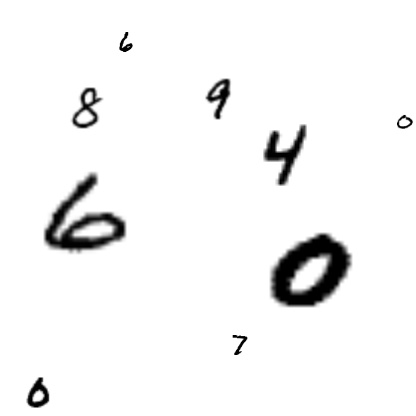
#> input picture mnist/mnist_test/000002.jpg, 416 x 416 px
$ python color_kmeans.py --image ../mnist/mnist_test/000002.jpg --output out.png --clusters 3
#> lines starting #> are read from the running program, lines starting #| are printed output that depends on the picture
### cutframes/utils.py
# import the necessary packages
import numpy as np
import cv2

def centroid_histogram(clt):
	# grab the number of different clusters and create a histogram
	# based on the number of pixels assigned to each cluster
	numLabels = np.arange(0, len(np.unique(clt.labels_)) + 1)
	(hist, _) = np.histogram(clt.labels_, bins = numLabels)

	# normalize the histogram, such that it sums to one
	hist = hist.astype("float")
	hist /= hist.sum()

	# return the histogram
	return hist

def plot_colors(hist, centroids):
	# initialize the bar chart representing the relative frequency
	# of each of the colors
	bar = np.zeros((50, 300, 3), dtype = "uint8")
	startX = 0

	# loop over the percentage of each cluster and the color of
	# each cluster
	for (percent, color) in zip(hist, centroids):
		# plot the relative percentage of each cluster
		endX = startX + (percent * 300)
		cv2.rectangle(bar, (int(startX), 0), (int(endX), 50),
			color.astype("uint8").tolist(), -1)
		startX = endX

	# return the bar chart
	return bar

### cutframes/color_kmeans.py
# USAGE
# python color_kmeans.py --image images/jp.png --clusters 3

# import the necessary packages
from sklearn.cluster import KMeans
import matplotlib.pyplot as plt
import argparse
import utils
import cv2

# construct the argument parser and parse the arguments
ap = argparse.ArgumentParser()
ap.add_argument("-i", "--image", required = True, help = "Path to the image")
ap.add_argument("-o", "--output", required = True, help = "Path to the output image")
ap.add_argument("-c", "--clusters", required = True, type = int,
	help = "# of clusters")
args = vars(ap.parse_args())

# load the image and convert it from BGR to RGB so that
# we can dispaly it with matplotlib
image = cv2.imread(args["image"])
#> image is the input picture: shape (416, 416, 3); min 0, max 255, mean 243.9
image = cv2.cvtColor(image, cv2.COLOR_BGR2RGB)

# reshape the image to be a list of pixels
image = image.reshape((image.shape[0] * image.shape[1], 3))

# cluster the pixel intensities
clt = KMeans(n_clusters = args["clusters"])
clt.fit(image)

# build a histogram of clusters and then create a figure
# representing the number of pixels labeled to each color
hist = utils.centroid_histogram(clt)
bar = utils.plot_colors(hist, clt.cluster_centers_)
#> after the loop in plot_colors, `for (percent, color) in zip(hist, centroids):`:
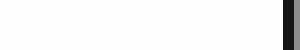
#> bar: shape (50, 300, 3); min 20, max 254, mean 243.1

# show our color bar
plt.figure()
plt.axis("off")
plt.imshow(bar)
plt.savefig(args["output"], bbox_inches='tight')

$ run again, on mnist/mnist_test/000008.jpg
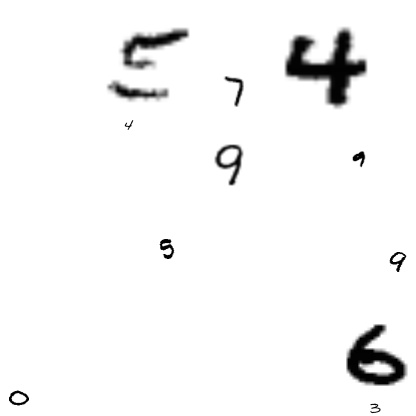
#> input picture mnist/mnist_test/000008.jpg, 416 x 416 px
#> image is the input picture: shape (416, 416, 3); min 0, max 255, mean 245.5
#> after the loop in plot_colors, `for (percent, color) in zip(hist, centroids):`:
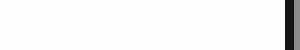
#> bar: shape (50, 300, 3); min 20, max 254, mean 244.7

$ run again, on mnist/mnist_test/000009.jpg
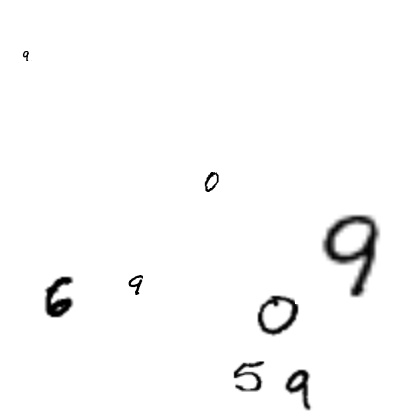
#> input picture mnist/mnist_test/000009.jpg, 416 x 416 px
#> image is the input picture: shape (416, 416, 3); min 0, max 255, mean 250
#> after the loop in plot_colors, `for (percent, color) in zip(hist, centroids):`:
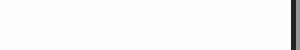
#> bar: shape (50, 300, 3); min 34, max 254, mean 249
